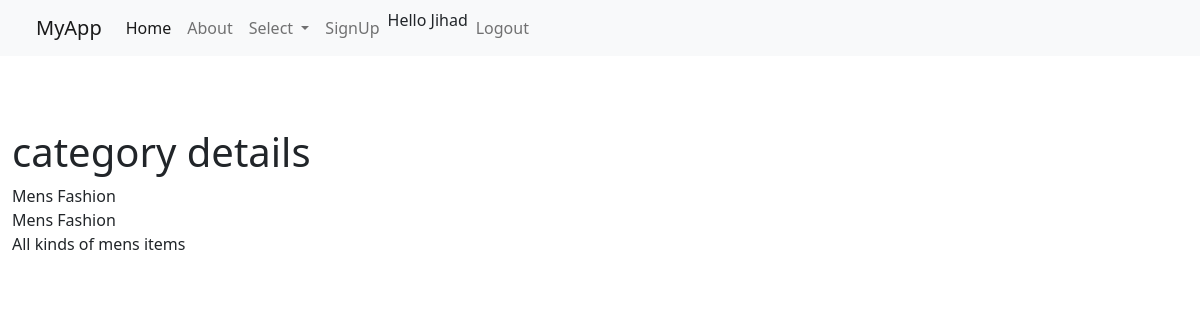
Page /show_category/1 (signed in) on the committed database.
### shop/models.py (models this page shows)
class Category(models.Model):
    category_name=models.CharField(max_length=50,null=True,blank=True)
    category_description=models.TextField(null = True, blank=True)
    def __str__(self):
        return self.category_name

### shop/views.py (the view)
# urls.py: path('show_category/<str:pk>',views.show_category,name='show_category'),
def show_category(request, pk):
    category = Category.objects.get(id=pk)
    context = {
        "category": category,
    }
    print(category)
    return render(request, "category_details.html", context=context)

### template/category_details.html (shortened to what this page needs)
{% extends 'master.html' %}
{% block content %}
    <div><h1>category details</h1></div>
    <div>{{category.category_name}}</div>
    <div>{{category.category_name}}</div>
    <div>{{category.category_description}}</div>
{%endblock%}

### template/master.html (shortened to what this page needs)
<!doctype html>
<html lang="en">
  <head>
    <link href="https://cdn.jsdelivr.net/npm/bootstrap@5.1.3/dist/css/bootstrap.min.css" rel="stylesheet">
  </head>
  <body>
    <div class="container-fluid w-80">
        <div class="row">
            <nav class="navbar navbar-expand-lg navbar-light bg-light">
                <div class="container-fluid">
                  <a class="navbar-brand" href="#">MyApp</a>
                  <div class="collapse navbar-collapse" id="navbarSupportedContent">
                    <ul class="navbar-nav me-auto mb-2 mb-lg-0">
                      <li class="nav-item">
                        <a class="nav-link active" aria-current="page" href="{% url 'index'%}">Home</a>
                      </li>
                      <li class="nav-item">
                        <a class="nav-link" href="{% url 'about'%}">About</a>
                      </li>
                      <li class="nav-item dropdown">
                        <a class="nav-link dropdown-toggle" href="#" id="navbarDropdown" role="button" data-bs-toggle="dropdown" aria-expanded="false">
                          Select
                        </a>
                      </li>
                      <li class="nav-item">
                        <a class="nav-link" href="{%url 'sign_in'%}">SignUp</a>
                      </li>
                      <li><span class="nav-item">Hello {{request.user}}</span></li>
                      <li class="nav-item">
                          <a class="nav-link" href="{% url 'logout'%}">Logout</a>
                      </li>
                    </ul>
                  </div>
                </div>
              </nav>
        </div>
        <br><br><br>
        {% block content %}
        {%endblock%}
    </div>
  </body>
</html>

### rows in the picture
Category: category_name "Mens Fashion", category_description "All kinds of mens items"

### other values in the picture
{{ request.user }} "Jihad"
